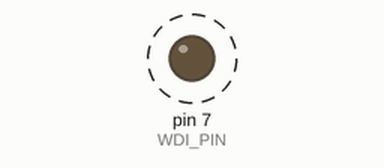
The program below on a simulated MicroPython board. Parts: output pins drawn as LEDs (lit = HIGH). Dashed ring = blinking. Library files of the repository ran but are not shown: ds1232.py; what the program prints to the serial console is not drawn.

Above: at 3.45 s.
Timing chart, 0 to 6.0 s (numbered marks = the images above):
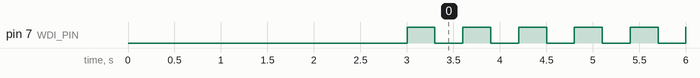

The program:

main.py
```python
# Python env   : MicroPython v1.23.0
# -*- coding: utf-8 -*-
# @Time    : 2025/8/25 下午6:46
# @Author  : 李清水
# @File    : main.py
# @Description : 外部DS1232看门狗模块测试程序

# ======================================== 导入相关模块 =========================================

# 导入硬件相关模块
from machine import Pin, Timer

# 导入时间相关模块
import time

# 导入 DS1232 看门狗模块
from ds1232 import DS1232

# ======================================== 全局变量 ============================================

# DS1232 WDI 引脚连接的 GPIO
WDI_PIN = 7
# DS1232 RST 引脚连接的 GPIO
RST_PIN = 6
# 喂狗间隔，单位 ms
FEED_INTERVAL = 300
# 延迟停止喂狗时间，单位 ms
STOP_FEED_DELAY = 10000

# 定义全局变量
wdg = None
stop_feed_timer = None
# 全局标记:检测是否触发 RST
system_reset_flag = False

# ======================================== 功能函数 ============================================


def rst_callback(pin: Pin) -> None:
    """
    DS1232 RST 引脚触发回调函数。

    Args:
        pin (Pin): 触发该回调的 GPIO 引脚。

    Returns:
        None
    """
    # 声明全局变量
    global system_reset_flag

    # 设置标志，主循环检测后跳出
    system_reset_flag = True
    print("DS1232 RST pin triggered.")


def stop_feed_callback(t: Timer) -> None:
    """
    定时器回调:停止自动喂狗，模拟喂狗失败触发复位。

    Args:
        t (Timer): 定时器对象

    Returns:
        None
    """
    # 声明全局变量
    global wdg, stop_feed_timer

    print("Stop feeding watchdog.")
    # 停止喂狗
    wdg.stop()
    # 停掉本定时器，只执行一次
    stop_feed_timer.deinit()


# ======================================== 自定义类 ============================================

# ======================================== 初始化配置 ==========================================

# 上电延时3s
time.sleep(3)
# 打印调试信息
print("FreakStudio:: DS1232 Watchdog Test Program.")

# 初始化 DS1232 看门狗
wdg = DS1232(wdi_pin=WDI_PIN, feed_interval=FEED_INTERVAL)
# 立即手动喂狗
wdg.kick()

# 配置 RST 引脚为输入，带上拉，触发回调
rst_pin = Pin(RST_PIN, Pin.IN, Pin.PULL_UP)
rst_pin.irq(trigger=Pin.IRQ_FALLING, handler=rst_callback)

# 定义定时器，延迟停止喂狗
stop_feed_timer = Timer()
stop_feed_timer.init(period=STOP_FEED_DELAY, mode=Timer.ONE_SHOT, callback=stop_feed_callback)

# ========================================  主程序  ===========================================

# 开始喂狗
print("Start feeding watchdog.")

try:
    # 无限循环
    while True:
        # 打印带时间的日志
        current_time = time.ticks_ms()
        print(f"System running... Time: {current_time} ms")

        # 检测 RST 触发标志
        if system_reset_flag:
            print("System starting reset...")
            # 跳出 while 循环
            break

        time.sleep(1)
except KeyboardInterrupt:
    print("Program interrupted.")
finally:
    # 停止喂狗
    wdg.stop()
    # 停掉定时器
    stop_feed_timer.deinit()
```

Measured:
- by itself, pin 7 (WDI_PIN): alternates HIGH for 0.30 s and LOW for 0.30 s, 33 changes in all, then stays LOW
